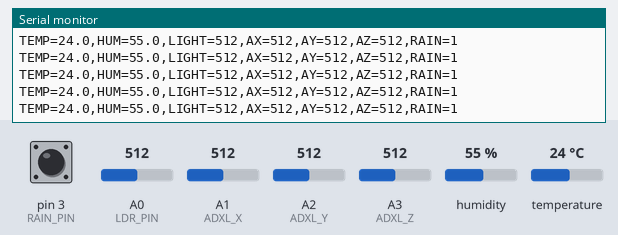
The sketch below on a simulated Arduino Uno, built with avr-gcc and run on an emulated ATmega328P. Shown: the last lines printed to the serial monitor. The inputs (shaded band) are chosen by the test bench; at power-on: A2 (ADXL_Y) = 512, pin 3 (RAIN_PIN) HIGH, A0 (LDR_PIN) = 512, A1 (ADXL_X) = 512, A3 (ADXL_Z) = 512, humidity 55 %, temperature 24 °C.

Above: at 16.7 s.
16.8 s: A2 (ADXL_Y) set to 109
At 16.88 s:
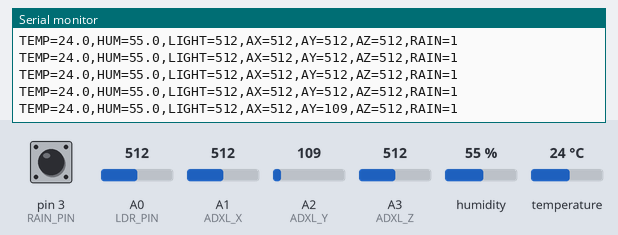
22.8 s: A2 (ADXL_Y) set to 92
At 22.87 s:
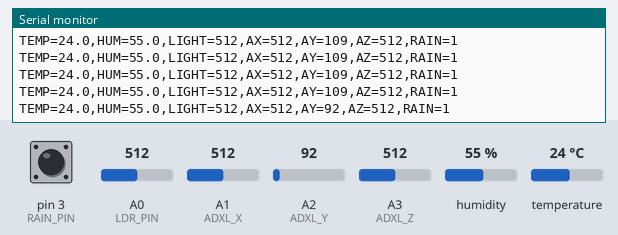
Timing chart, 0 to 25.8 s (numbered marks = the images above; inputs shaded):
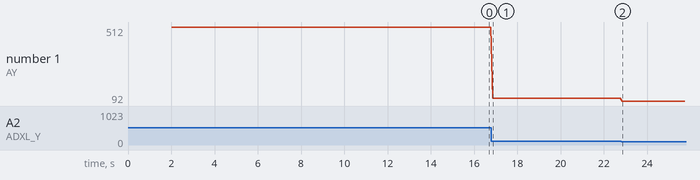

The sketch:

aeris_firmware.ino
```cpp
// ==========================================
// AERIS-X PHASE 1 FIRMWARE
// ==========================================
//
// WIRING:
// DHT11 DATA       -> D2
// Rain sensor DO   -> D3
// LDR AO           -> A0
// ADXL335 X        -> A1
// ADXL335 Y        -> A2
// ADXL335 Z        -> A3
// Sensor VCC       -> 5V
// Sensor GND       -> GND
// ==========================================

#include <DHT.h>

#define DHTPIN 2
#define DHTTYPE DHT11
DHT dht(DHTPIN, DHTTYPE);

#define RAIN_PIN 3
#define LDR_PIN A0
#define ADXL_X A1
#define ADXL_Y A2
#define ADXL_Z A3

void setup() {
  Serial.begin(9600);

  pinMode(RAIN_PIN, INPUT);
  // LDR and ADXL are analog inputs, pinMode is optional but good practice
  pinMode(LDR_PIN, INPUT);
  pinMode(ADXL_X, INPUT);
  pinMode(ADXL_Y, INPUT);
  pinMode(ADXL_Z, INPUT);

  dht.begin();

  // Wait for sensors to stabilize
  delay(2000);
}

void loop() {
  // Read Temperature and Humidity
  float h = dht.readHumidity();
  float t = dht.readTemperature();

  // Read Light (raw LDR value, no lux conversion)
  int lightRaw = analogRead(LDR_PIN);

  // Read Accelerometer (raw analog values, do not assume 512 center)
  int ax = analogRead(ADXL_X);
  int ay = analogRead(ADXL_Y);
  int az = analogRead(ADXL_Z);

  // Read Rain (Digital 0 or 1, logical mapping handled in python)
  int rain = digitalRead(RAIN_PIN);

  // Check if any reads failed (specifically DHT)
  if (isnan(h) || isnan(t)) {
    // We send an error indicator or skip depending on protocol.
    // The spec requires ignoring bad readings gracefully, so we'll output
    // -999.0 for invalid DHT
    t = -999.0;
    h = -999.0;
  }

  // Output the strictly defined serial format:
  // TEMP=23.7,HUM=47.0,LIGHT=300,AX=385,AY=375,AZ=368,RAIN=1
  Serial.print("TEMP=");
  Serial.print(t, 1);
  Serial.print(",HUM=");
  Serial.print(h, 1);
  Serial.print(",LIGHT=");
  Serial.print(lightRaw);
  Serial.print(",AX=");
  Serial.print(ax);
  Serial.print(",AY=");
  Serial.print(ay);
  Serial.print(",AZ=");
  Serial.print(az);
  Serial.print(",RAIN=");
  Serial.println(rain);

  // Run loop at ~10Hz for responsive but stable readings
  delay(100);
}
```

Measured:
- after the input at 16.8 s, the serial monitor: prints a new line after 0.08 s (image 1)
- after the input at 22.8 s, the serial monitor: prints a new line after 0.06 s (image 2)
- plotted number 1: 512 → 109 after the input at 16.8 s, 109 → 92 after the input at 22.8 s
